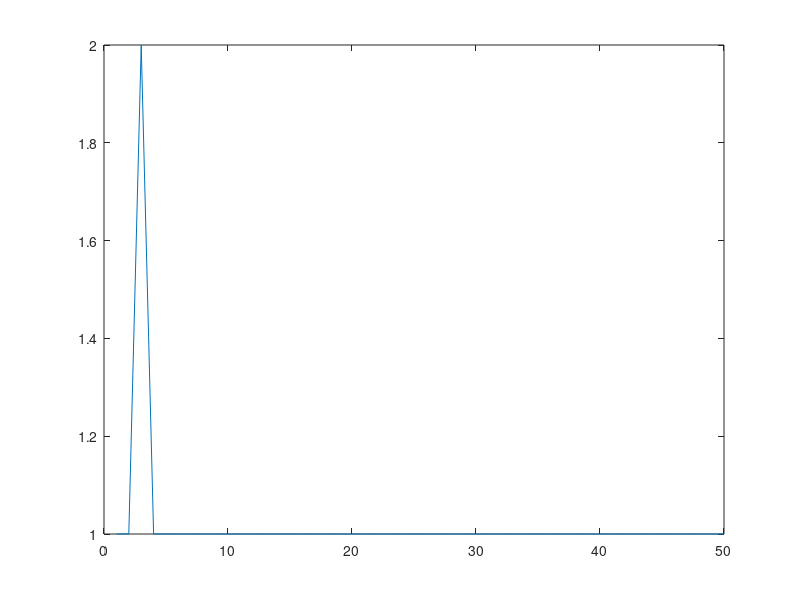

Source code (MATLAB):
x = [0 0 1 1; 0 1 0 1];
y = [0 0 1 0];
w = [0 0];
b = 0;
alpha = 0.1;
theta = 0.5;
iter = 50;
for k = 1:iter
    for i=1:size(x,2)
        a(i) = b + x(1,i)*w(1) + x(2,i)*w(2);
        h(i) = (a(i) >= theta);
        if (h(i) ~= y(i))
            for j=1:2
                w(j) = w(j) + (alpha*y(i)*x(j,i));
            end
            b = b + (alpha*y(i));
        end
    end
    e(k) = sum((y-h).^2);
end
plot(e)